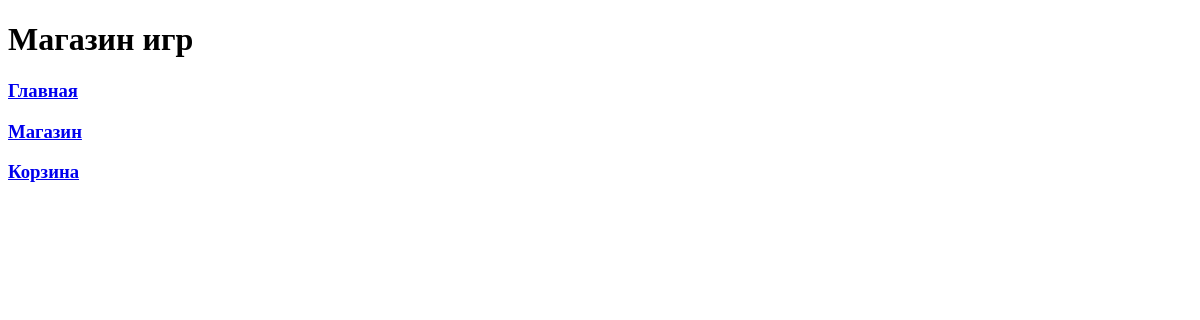
The app's page /main/shop/, older data.
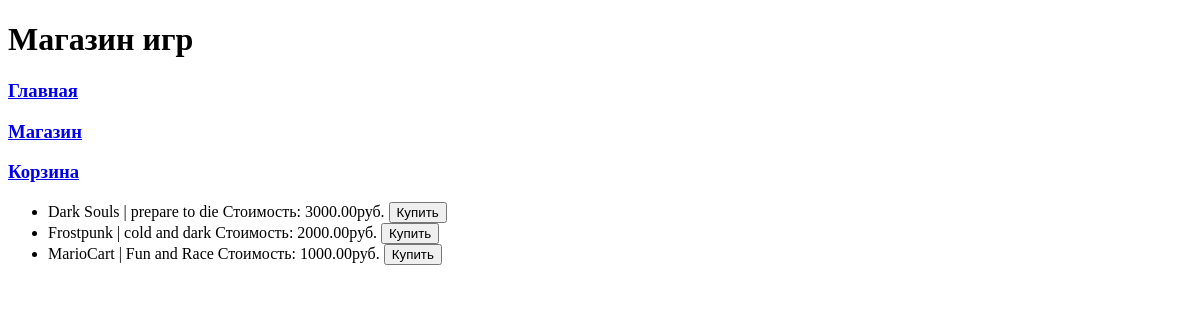
The same page, newer data.
### task1/models.py (models this page shows, shortened)
class Game(models.Model):
    title = models.CharField(max_length=50)
    cost = models.DecimalField(max_digits=10000, decimal_places=2)
    size = models.DecimalField(max_digits=1000000000, decimal_places=2)
    description = models.TextField()
    age_limited = models.BooleanField(default=False)
    buyer = models.ManyToManyField(Buyer,'games')

### task1/views.py (the view)
# urls.py: path('main/shop/', shop_task1),
def shop_task1(request):
    page_name = 'Магазин игр'
    back = "Вернуться назад"
    context = {
        'page_name': page_name,
        'games': Game.objects.all(),
        'back': back
    }
    return render(request, 'shop.html', context)

### templates/shop.html
{% extends 'menu.html' %}
{% block content %}
    <ul>
        {% for game in games %}
            <li>{{game.title}} | {{game.description}} Стоимость: {{game.cost}}руб. <button> Купить </button></li>
        {% endfor %}
    </ul>
{% endblock %}

### templates/menu.html (shortened to what this page needs)
<!DOCTYPE html>
<html lang="en">
<head>
</head>
<body>
    <header>
        {% block header %}
        <h1> {{ page_name }} </h1>
        {% endblock %}
    </header>
    <nav>
        {% block navigation %}
        <h3><a href="/main"> Главная </a></h3>
        <h3><a href="/main/shop"> Магазин </a></h3>
        <h3><a href="/main/cart"> Корзина </a></h3>
        {% endblock %}
    </nav>
    <main>
        {% block content %}
        {% endblock %}
    </main>
</body>
</html>

Row changes from the older to the newer data that the page shows:
added Game: title "Dark Souls", description "prepare to die", cost "3000.00"
added Game: title "Frostpunk", description "cold and dark", cost "2000.00"
added Game: title "MarioCart", description "Fun and Race", cost "1000.00"
